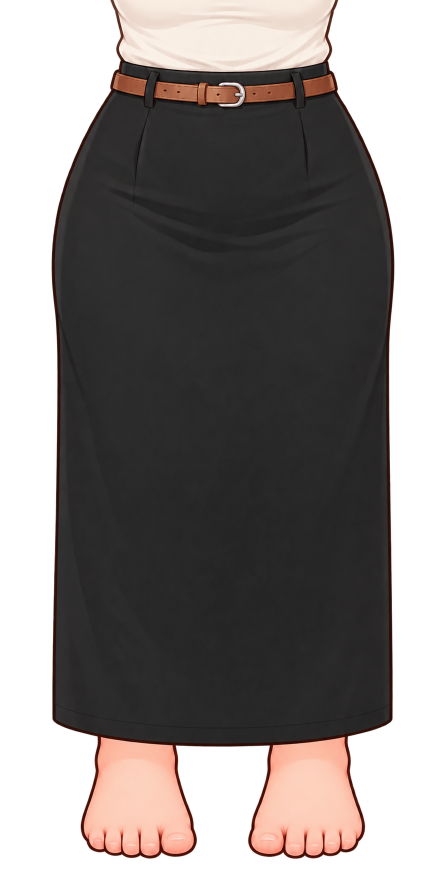
#> input picture assets-src/assemble/bottoms/bottom_belt_skirt_black.png, 889 x 1770 px, found by its file name (shown at 1/2 size); its folder holds 4 pictures in this run
$ python fit_assemble_bottoms.py
#> lines starting #> are read from the running program, lines starting #| are printed output that depends on the picture; after the words box and inside, x2 and y2 are one past the last pixel; in counts of white or black regions, pixels touching at a corner belong together
"""조립 탭 하의(다리까지 붙은 이미지)를 아바타 허리 위치·크기에 맞추는 값을 계산해 scripts/assemble-bottoms-fit.json 에 저장한다.

하의 이미지는 위쪽에 맨살 허리 조각(밝은 살색)이 있고 그 아래부터 옷이다. 이 허리 조각에서 가장 좁은 줄(허리)을 찾아
  - 가로 배율 sx = 아바타 허리 폭 / 하의 허리 폭
  - 세로 배율 sy = (발끝 목표 - 허리 높이) / (하의 발끝 - 하의 허리 줄)  → 발이 캔버스 안에 들어오게
  - 두 배율의 기하평균을 균일 배율 s 로 쓰고(찌그러짐 방지), 발끝이 FEET_Y 에 오도록 세로 위치를 정한다.
균일 배율이라 허리가 아바타보다 조금 좁거나 넓을 수 있다. 앱에서 손가락으로 더 맞출 수 있다.

사용: python tools-py/fit_assemble_bottoms.py
의존성: pip install numpy pillow
"""
import json
import os

import numpy as np
from PIL import Image

SRC = 'assets-src/assemble/bottoms'
OUT = 'scripts/assemble-bottoms-fit.json'
# 정면 아바타(1024×1536)의 허리: 속옷 몸통이 가장 좁은 높이/폭/가운데 x (측정값)
WAIST_Y, WAIST_W, CX = 845, 174, 512.5
FEET_Y = 1520  # 발끝 목표 (캔버스 높이 1536 안쪽)

fit = {}
for f in sorted(os.listdir(SRC)):
    if not f.endswith('.png'):
        continue
    g = np.array(Image.open(os.path.join(SRC, f)).convert('RGBA'))
#> g is the input picture: shape (1770, 889, 4); mean R, G, B, A 46.5, 40.8, 38.9, 163.1
    a = g[:, :, 3] > 128
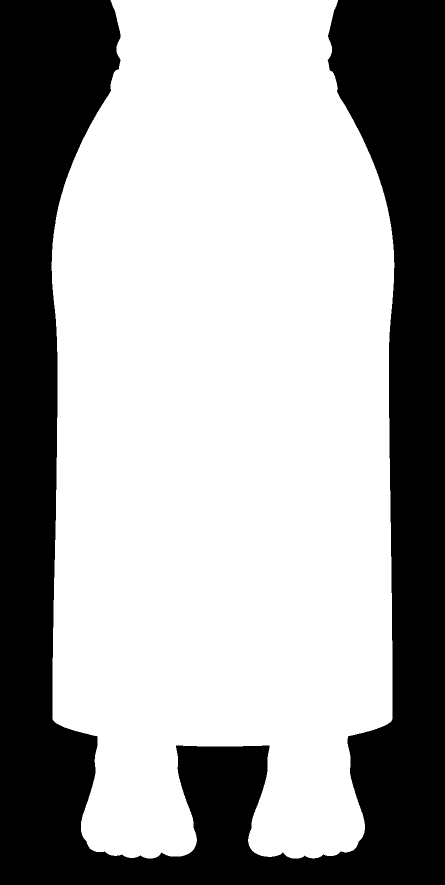
#> a: shape (1770, 889) bool (shown at 1/2 size); 64.6% white; 1 black region, box (x1, y1, x2, y2) and area: (0, 0, 889, 1770) 557645
    last = int(np.where(a.any(1))[0].max())
#> last = 1716
    best = None  # (행, 폭, 가운데x)
    for y in range(60, 175):
        xs = np.where(a[y])[0]
        if len(xs) == 0:
            continue
        if g[y, (xs.min() + xs.max()) // 2, :3].astype(int).min() < 190:
            break  # 옷 색이 시작됨 → 맨살 허리 조각 끝
        w = int(xs.max() - xs.min())
        if best is None or w < best[1]:
            best = (y, w, (xs.min() + xs.max()) / 2)
#> this loop made 84 passes
#> (w, best) on passes 1, 3, 4, 7, 8, 11, 62: (419, (60, 419, 448.5)), (418, (62, 418, 449)), (417, (63, 417, 448.5)), (416, (66, 416, 448)), (415, (67, 415, 448.5)), (414, (70, 414, 448)), (413, (121, 413, 447.5))
#> w on passes 2, 5, 6, 9, 10, 12: 419, 417, 417, 415, 415, 414
    row, w, cx = best
#> row = 121; cx = 447.5
    sx = WAIST_W / w
#> sx = 0.421
    sy = (FEET_Y - WAIST_Y) / (last - row)
#> sy = 0.423
    s = float(np.sqrt(sx * sy))
#> s = 0.422
    ty = FEET_Y - s * last
#> ty = 795.4
    fit[f[:-4]] = {'s': round(s, 4), 'tx': round(CX - s * cx, 1), 'ty': round(ty, 1)}
    print(f'{f[:-4]:34s} s={s:.3f} (sx {sx:.3f} sy {sy:.3f})  허리 y≈{ty + s * row:.0f}')
#| bottom_belt_skirt_black            s=0.422 (sx 0.421 sy 0.423)  허리 y≈847
#> pass 2 of the loop `for f in sorted(os.listdir(SRC)):`:
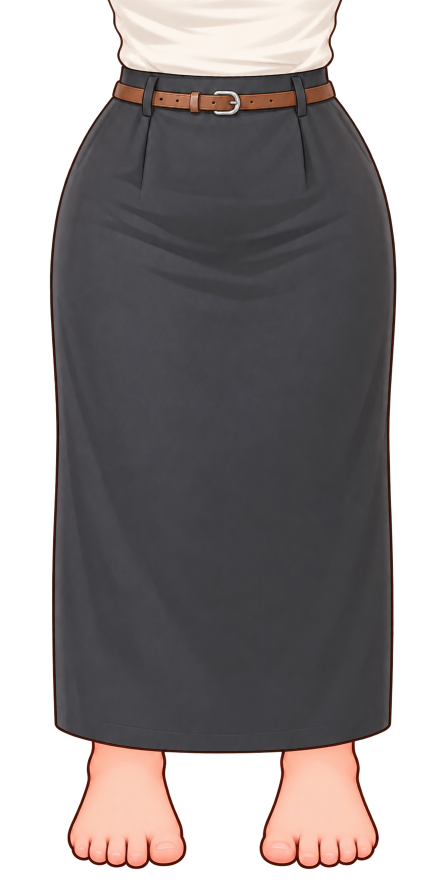
#> input picture assets-src/assemble/bottoms/bottom_belt_skirt_charcoal.png, 889 x 1770 px, found by its file name (shown at 1/2 size)
#> g is the input picture: shape (1770, 889, 4); mean R, G, B, A 62.1, 56.3, 56.6, 166
#> `a = g[:, :, 3] > 128`:
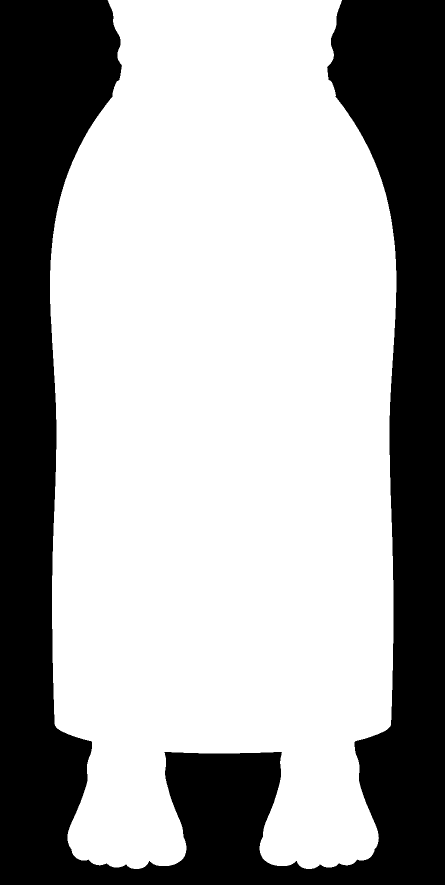
#> a: shape (1770, 889) bool (shown at 1/2 size); 65.6% white; 1 black region, box (x1, y1, x2, y2) and area: (0, 0, 889, 1770) 540665
#> last = 1737
#> the loop `for y in range(60, 175):` made 94 passes
#> (w, best) on passes 1, 3, 4, 6, 7, 8, 9, 11: (436, (60, 436, 450)), (435, (62, 435, 450.5)), (433, (63, 433, 450.5)), (431, (65, 431, 450.5)), (430, (66, 430, 450)), (429, (67, 429, 450.5)), (427, (68, 427, 450.5)), (426, (70, 426, 451))
#> row = 134; cx = 448
#> sx = 0.424
#> sy = 0.421
#> s = 0.423
#> ty = 785.7
#| bottom_belt_skirt_charcoal         s=0.423 (sx 0.424 sy 0.421)  허리 y≈842
#> pass 3 of the loop `for f in sorted(os.listdir(SRC)):`:
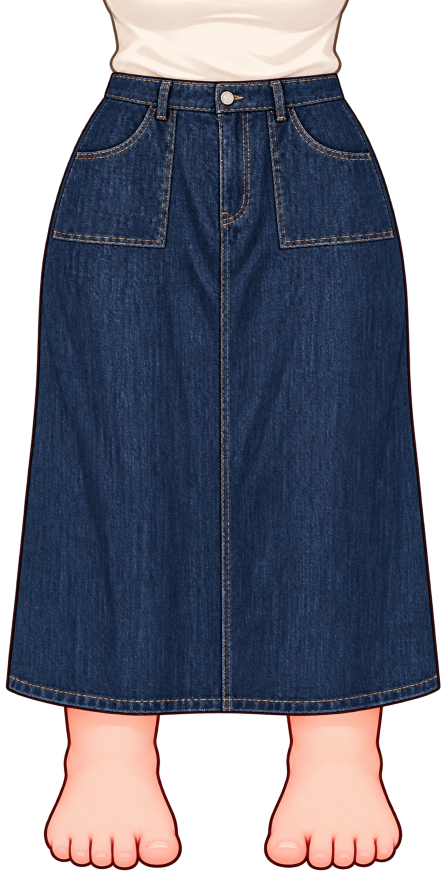
#> input picture assets-src/assemble/bottoms/bottom_denim_skirt.png, 889 x 1770 px, found by its file name (shown at 1/2 size)
#> g is the input picture: shape (1770, 889, 4); mean R, G, B, A 52.5, 54.5, 67.9, 183.5
#> `a = g[:, :, 3] > 128`:
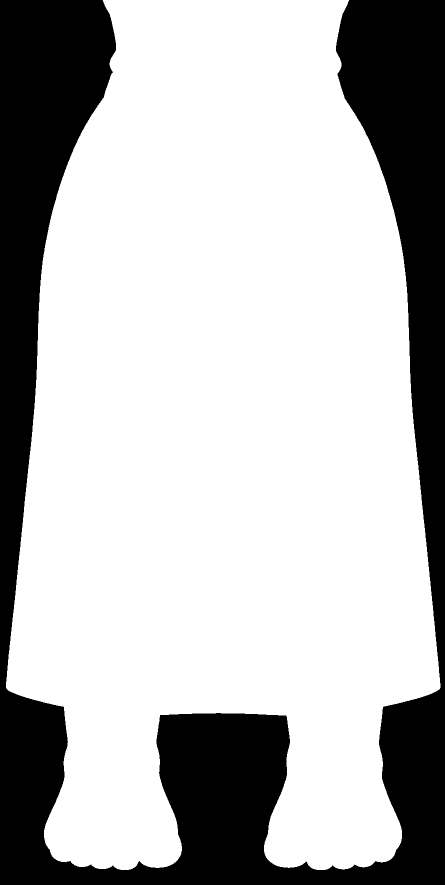
#> a: shape (1770, 889) bool (shown at 1/2 size); 72.6% white; 1 black region, box (x1, y1, x2, y2) and area: (0, 0, 889, 1770) 431849
#> last = 1739
#> the loop `for y in range(60, 175):` made 103 passes
#> (w, best) on passes 1, 4, 5, 8, 9, 14, 15, 20: (450, (60, 450, 452)), (449, (63, 449, 452.5)), (448, (64, 448, 452)), (447, (67, 447, 452.5)), (446, (68, 446, 452)), (445, (73, 445, 452.5)), (444, (74, 444, 452)), (442, (79, 442, 452))
#> `row, w, cx = best`: row = 91; w = 439; cx = 451.5
#> sx = 0.396
#> sy = 0.41
#> s = 0.403
#> ty = 819.3
#| bottom_denim_skirt                 s=0.403 (sx 0.396 sy 0.410)  허리 y≈856
#> the loop made 4 passes; the first 3 are shown
with open(OUT, 'w', encoding='utf-8') as fp:
    json.dump(fit, fp, ensure_ascii=False, indent=2)
    fp.write('\n')
